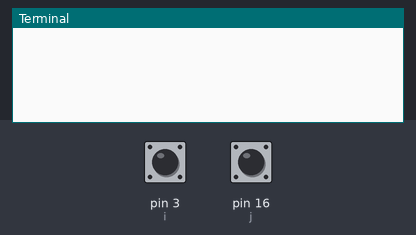
A program run on a simulated Raspberry Pi (header pin numbers). Shown: the last lines printed to the terminal. The inputs (shaded band) are chosen by the test bench; at power-on: pin 3 (i) HIGH, pin 16 (j) HIGH.

Above: at 1.2 s.
1.3 s: pin 3 (i) pulled LOW for 0.15 s
At 2.2 s:
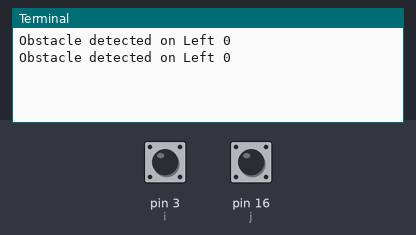
2.9 s: pin 16 (j) pulled LOW for 0.15 s
At 3.4 s:
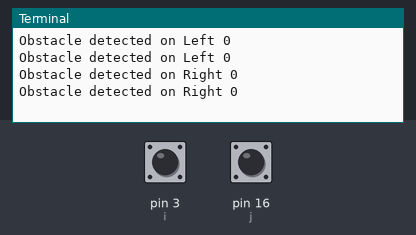

Measured:
- after the input at 1.3 s, the terminal: prints a new line at once (image 1)
- after the input at 2.9 s, the terminal: prints a new line at once (image 2)

The program:

irtest.py
```python
import RPi.GPIO as GPIO
import time
#import random
GPIO.setwarnings(False)
GPIO.setmode(GPIO.BOARD)
GPIO.setup(3, GPIO.IN)                            #Right sensor connection
GPIO.setup(16, GPIO.IN, pull_up_down=GPIO.PUD_UP) #Left sensor connection
while True:
          i=GPIO.input(3)                         #Reading output of right IR sensor
          j=GPIO.input(16)                        #Reading output of left IR sensor
          if i==0:                                #Right IR sensor detects an object
                print "Obstacle detected on Left",i
                time.sleep(0.1)
                #rand = random.randint(1,3)
                #if rand == 1:
                        #print "hej"
          if j==0:                              #Left IR sensor detects an object
               print "Obstacle detected on Right",j
               time.sleep(0.1)
```
